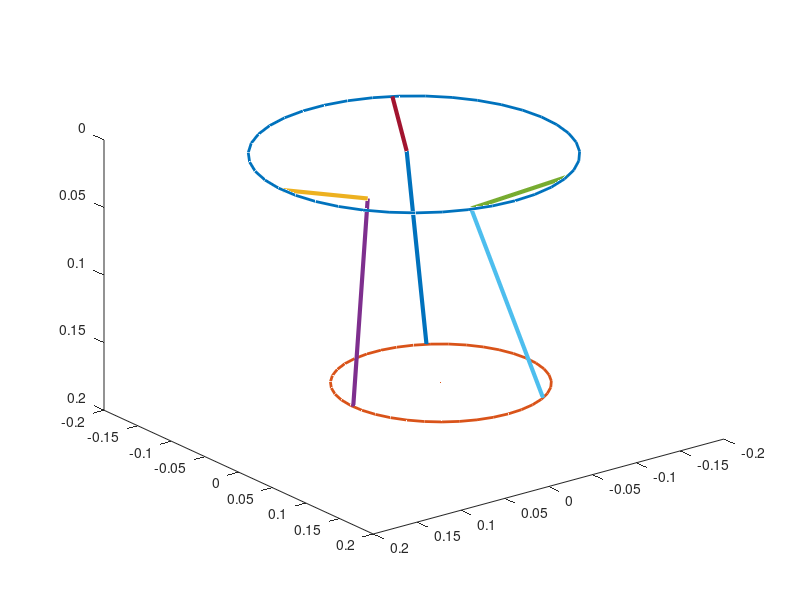

Write MATLAB code to recreate this figure.
clc; clear all; close all; 
format compact; 
#format shortG

#Model
R = .15;
r = .1;
alpha = [0, 2/3*pi, -2/3*pi];
d = .1;
h = .15;

#p=[0.08,0.04,.16]';
p=[0.00,0.04,.16]';

for i=1:3
    #Rotation matrix Qal, attachment position a and b
    Qal(:,:,i) = [...
    cos(alpha(i)) ,  -sin(alpha(i)), 0; 
    sin(alpha(i)) ,   cos(alpha(i)), 0; 
    0,0,1];
    a(:,i) =  Qal(:,:,i)*[R,0,0]';
    b(:,i) =  Qal(:,:,i)*[r,0,0]';
end
for i=1:3
    #Length l
    l =  norm(-a(:,i) + b(:,i) + p);
    #Coefficient u, v, w
    tmp = -2*d*(Qal(:,:,i)'*p + [r-R,0,0]');
    u = tmp(1);
    v = tmp(3);
    w = l^2 + d^2 - h^2;
    tha(i) = 2*atan2(-v+sqrt(u^2+v^2-w^2), w-u);
    thb(i) = 2*atan2(-v-sqrt(u^2+v^2-w^2), w-u);
end

figure
t = linspace(0,2*pi,40);
base_h = 0*t;
base_m = p(3)*ones(1, numel(t));
plot3 (R.*sin(t), R.*cos(t), base_h, 'LineWidth',2); hold on
plot3 (p(1)+r.*sin(t), p(2)+r.*cos(t), base_m, 'LineWidth',2); 
set (gca (), "zdir", "reverse")
set (gca (), "xdir", "reverse")
set (gca (), "ydir", "reverse")

for i = 1:3
    dpos(:,i) = a(:,i) + d*Qal(:,:,i)*[cos(tha(i)), 0, sin(tha(i))]';
    bpos(:,i) = p + b(:,i);
end

for i = 1:3
    plot3(  [a(1,i), dpos(1,i)], ...
            [a(2,i), dpos(2,i)], ...
            [a(3,i), dpos(3,i)], 'LineWidth',3);
    plot3(  [bpos(1,i), dpos(1,i)], ...
            [bpos(2,i), dpos(2,i)], ...
            [bpos(3,i), dpos(3,i)], 'LineWidth',3);
end
plot3(p(1), p(2), p(3), 'Marker','.' ,'MarkerSize', 3)
tha

